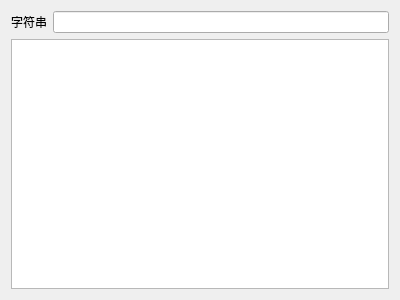
<?xml version="1.0" encoding="UTF-8"?>
<ui version="4.0">
 <class>MainWindow</class>
 <widget class="QMainWindow" name="MainWindow">
  <property name="geometry">
   <rect>
    <x>0</x>
    <y>0</y>
    <width>400</width>
    <height>300</height>
   </rect>
  </property>
  <property name="windowTitle">
   <string>MainWindow</string>
  </property>
  <widget class="QWidget" name="centralWidget">
   <layout class="QVBoxLayout" name="verticalLayout">
    <item>
     <layout class="QHBoxLayout" name="horizontalLayout">
      <item>
       <widget class="QLabel" name="label">
        <property name="text">
         <string>字符串</string>
        </property>
       </widget>
      </item>
      <item>
       <widget class="QLineEdit" name="stringValue"/>
      </item>
     </layout>
    </item>
    <item>
     <widget class="QTextEdit" name="textEdit"/>
    </item>
   </layout>
  </widget>
 </widget>
 <layoutdefault spacing="6" margin="11"/>
 <resources/>
 <connections/>
</ui>
